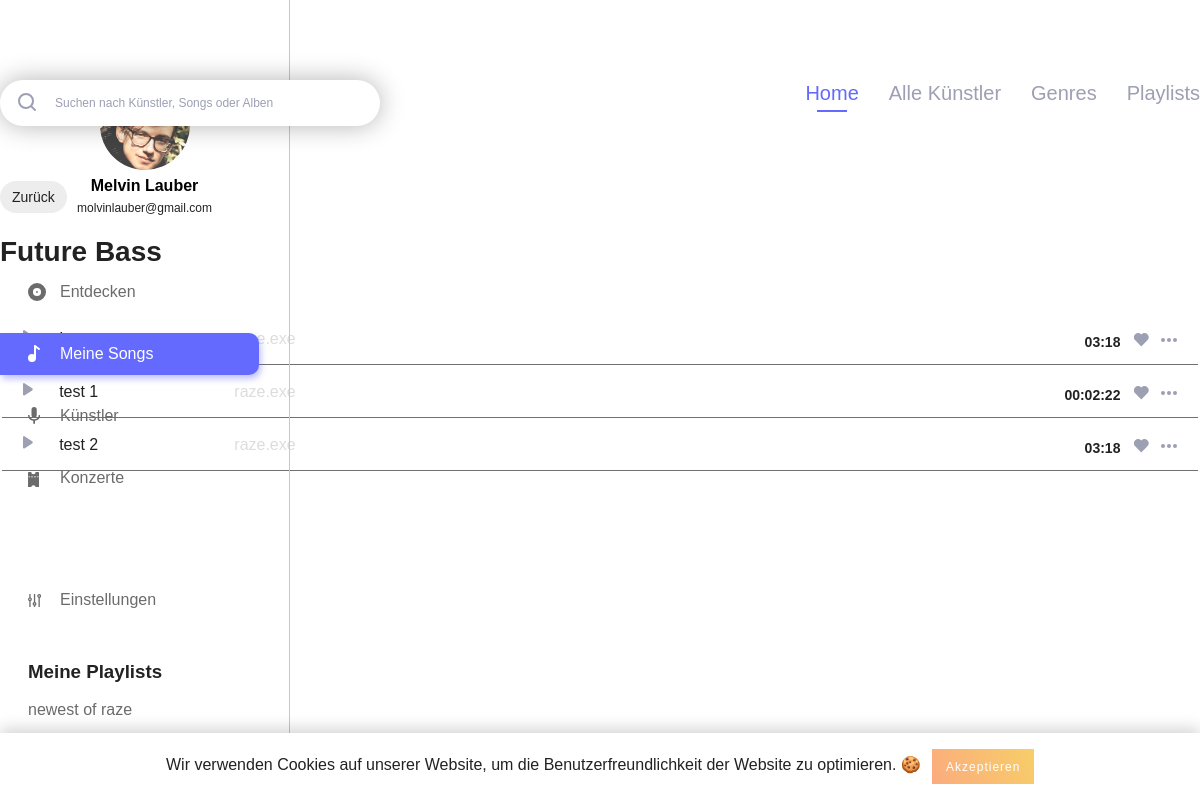
/genre_detail.php?genre_id=2 (signed in), run on the app's committed database.
### tables this page shows
CREATE TABLE IF NOT EXISTS `users` (
  `id` int(11) NOT NULL AUTO_INCREMENT,
  `username` varchar(255) NOT NULL,
  `email` varchar(255) NOT NULL,
  `firstname` varchar(255) NOT NULL,
  `lastname` varchar(255) NOT NULL,
  `password_hash` varchar(255) NOT NULL,
  `password_token` varchar(255) NOT NULL,
  `is_artist` int(1) NOT NULL,
  `has_darkmode` tinyint(1) NOT NULL,
  PRIMARY KEY (`id`),
  UNIQUE KEY `username` (`username`),
  UNIQUE KEY `email` (`email`)
);

CREATE TABLE IF NOT EXISTS `playlist` (
  `playlist_id` int(11) NOT NULL AUTO_INCREMENT,
  `playlist_name` varchar(255) NOT NULL,
  `user_id` int(11) NOT NULL,
  `playlist_description` text NOT NULL,
  PRIMARY KEY (`playlist_id`),
  KEY `playlist_fk0` (`user_id`)
);

CREATE TABLE IF NOT EXISTS `song` (
  `song_id` int(11) NOT NULL AUTO_INCREMENT,
  `artist_id_link` int(11) NOT NULL,
  `song_name` varchar(255) NOT NULL,
  `album_id_link` int(11) NOT NULL,
  `length` varchar(255) NOT NULL,
  `genre_id` int(11) NOT NULL,
  PRIMARY KEY (`song_id`),
  KEY `song_fk0` (`artist_id_link`),
  KEY `song_fk2` (`genre_id`),
  KEY `song_fk1` (`album_id_link`)
);

CREATE TABLE IF NOT EXISTS `artist` (
  `artist_id` int(11) NOT NULL AUTO_INCREMENT,
  `user_id` int(11) NOT NULL,
  `artist_firstname` varchar(255) NOT NULL,
  `artist_lastname` varchar(255) NOT NULL,
  `biography` text NOT NULL,
  PRIMARY KEY (`artist_id`),
  KEY `artist_fk0` (`user_id`)
);

### includes/start.php (called while the page is built, shortened)
<?php
include 'config.php';
include 'db.php';
if (isset($_SESSION['user']['id']) && !empty($_SESSION['user']['id'])) {
	$statement = $pdo->prepare("SELECT * FROM `users` WHERE `id` = :id");
	$result = $statement->execute(array('id' => $_SESSION['user']['id']));
}
if (isset($_SESSION['user']['has_darkmode']) && $_SESSION['user']['has_darkmode'] == 1) {
	$body_class = 'dark';
}
else {
	$body_class = '';
}
?>

### config.php (called while the page is built)
<?php
$config = array(
	'admin' => TRUE,
	'testing' => FALSE,
	'home' => TRUE,
	'school' => FALSE,
	'limit_upload_songs' => 20
);
$config['genres'] = array(
	1 => 'EDM',
	2 => 'Future Bass',
	3 => 'Dubstep',
	4 => 'Pop',
	5 => 'Metal',
	6 => 'Death Metal',
	7 => 'Rock',
	8 => 'Chill'
);

### genre_detail.php (the view, shortened to what this page needs)
<?php
include 'includes/start.php';
if (isset($_GET['genre_id']) && $_GET['genre_id'] != 0) {
	$genre_id = $_GET['genre_id'];
}
$genre_song_query = "SELECT * FROM `song` songs
					INNER JOIN `artist` artists ON artists.artist_id = songs.artist_id_link
					WHERE `genre_id` = ".$genre_id;
?>
<!DOCTYPE html>
<html lang="de">
	<head>
		<?php include 'includes/meta_data.php'; ?>
	</head>
	<body class="<?php echo $body_class; ?>">
		<?php include 'includes/navigation_left.php'; ?>
		<?php include 'includes/cookie_banner.php'; ?>
		<div class="main_content_wrapper">
			<div class="main_content_inner">
				<?php include 'includes/search_navi.php'; ?>
				<a class="back_link" href="javascript:history.back()"><?php echo BACK; ?></a>
				<h3 class="short_title"><?php echo $config['genres'][$genre_id]; ?></h3>
				<table class="saved_songs_list">
					<tbody>
						<?php
						foreach ($pdo->query($genre_song_query) as $genre_songs_data) {
							if (!empty($genre_songs_data)) {
								$statement_song = $pdo->prepare("SELECT `song_id` FROM `saved_songs` WHERE `song_id` = :song_id");
								$statement_song->bindParam(':song_id', $genre_songs_data['song_id']);
								$statement_song->execute();
								if ($statement_song->rowCount() > 0) {
									$like_class = 'liked';
								}
								else {
									$like_class = '';
								}
								?>
								<tr>
									<td class="play"><span class="play_song_wrapper play_song_class" data-song=<?php echo $genre_songs_data['song_id']; ?> data-song_name="<?php echo $genre_songs_data['song_name'];?>" data-artist_name="<?php echo $genre_songs_data['artist_firstname'].' '.$genre_songs_data['artist_lastname']; ?>">
									 </span></td>
									<td class="song_name"><?php echo $genre_songs_data['song_name']; ?></td>
									<td class="artist_name"><a href="artist_detail.php?artist_id=<?php echo $genre_songs_data['artist_id']; ?>"><?php echo $genre_songs_data['artist_firstname'].' '.$genre_songs_data['artist_lastname']; ?></a></td>
									<td class="actions"><span class="like_wrapper like_song like <?php echo $like_class; ?>" data-song=<?php echo $genre_songs_data['song_id']; ?>></span></td>
									<td class="length"><?php echo $genre_songs_data['length']; ?></td>
								</tr>
						<?php
							}
						} ?>
					</tbody>
				</table>
			</div>
		</div>
	</body>

### includes/navigation_left.php (shortened to what this page needs)
<?php
if(isset($_SESSION['active'])) {
	$active_class = $_SESSION['active'];
}
$query = "SELECT * FROM `users` WHERE `id` = ".$_SESSION['user']['id'];
$playlist_query = "SELECT * FROM `playlist` WHERE `user_id` = ".$_SESSION['user']['id'];
?>
<div class="navigation_left">
	<div class="navigation_wrapper">
		<div class="profile">
			<h3 class="profile_name">
				<?php foreach ($pdo->query($query) as $user_data) {
					echo $user_data['firstname'].' '.$user_data['lastname'];
				} ?>
			</h3>
			<p class="profile_mail">
				<?php foreach ($pdo->query($query) as $user_data) {
					echo $user_data['email'];
				} ?>
			</p>
		</div>
		<div class="main_navigation">
			<ul>
				<li class="navigation_element <?php if($active_class === 'discover') { echo 'active'; } ?>"><a href="index.php"><img class="svg" src="img/assets/discover.svg" alt="<?php echo DISCOVER; ?>"><?php echo DISCOVER; ?></a></li>
				<li class="navigation_element <?php if($active_class === 'my_songs') { echo 'active'; } ?>"><a href="my_songs.php"><img class="svg" src="img/assets/my_songs.svg" alt="<?php echo MY_SONGS; ?>"><?php echo MY_SONGS; ?></a></li>
				<li class="navigation_element <?php if($active_class === 'artists') { echo 'active'; } ?>"><a href="artists.php"><img class="svg" src="img/assets/artists.svg" alt="<?php echo ARTISTS; ?>"><?php echo ARTISTS; ?></a></li>
				<li class="navigation_element <?php if($active_class === 'events') { echo 'active'; } ?>"><a href="events.php"><img class="svg" src="img/assets/events.svg" alt="<?php echo EVENTS; ?>"><?php echo EVENTS; ?></a></li>
				<li class="navigation_element <?php if($active_class === 'settings') { echo 'active'; } ?>"><a href="settings.php"><img class="svg" src="img/assets/settings_nav.svg" alt="<?php echo SETTINGS; ?>"><?php echo SETTINGS; ?></a></li>
			</ul>
		</div>
		<div class="playlist_wrapper">
			<h3 class="playlist_title"><?php echo MY_PLAYLISTS; ?></h3>
			<ul>
				<?php foreach ($pdo->query($playlist_query) as $playlist_data) { ?>
					<li class="playlist_element"><a href="playlist_detail.php?playlist_id=<?php echo $playlist_data['playlist_id']; ?>"><?php echo $playlist_data['playlist_name']; ?></a></li>
				<?php } ?>
			</ul>
		</div>
	</div>
</div>

### css/_config.css (style rules this page uses)
:root { --primary-color: #636AFD; --primary-color_light: #e0e1ff; --text: #222; --navigation_left: #6B6B6B; --border: #C7C7C7; --light_text: #9D9FB3; --button: #ededed; --border-bottom: #707070; --background_dark_mode: #21252B; --dark_mode_border: #30353B; --dark_mode_input: #30353B; --dark_mode_light: #DDDDDD; --standard_shadow: 0 3px 27px rgba(0,0,0,0.39); --standard_radius: 13px; --standard_transition: all 0.3s ease; --error_color: #b20000; }

### css/_basic.css (style rules this page uses)
body { font-family: 'DM Sans', sans-serif; margin: 0; padding: 0; color: var(--text); -webkit-font-smoothing: antialiased; -moz-osx-font-smoothing: grayscale; }
h3 { margin: 0; padding: 0; }
h3.short_title { font-size: 28px; line-height: 37px; font-weight: 700; color: var(--text); margin-bottom: 40px; }
ul { padding: 0; margin: 0; }
.back_link { display: inline-block; font-size: 14px; background: var(--button); color: var(--text); text-decoration: none; border-radius: 50px; padding: 8px 12px; text-align: center; box-sizing: border-box; margin-bottom: 20px; }
.main_content_wrapper { padding-top: 80px; }
.main_content_inner { max-width: 1200px; margin: 0 auto; padding-bottom: 150px; box-sizing: border-box; }
.profile { text-align: center; }

### css/_navigation.css (style rules this page uses)
.navigation_left { position: fixed; width: 290px; height: 100%; border-right: 1px solid var(--border); padding: 80px 0; box-sizing: border-box; }
.navigation_left .profile { width: 195px; margin: 0 auto; margin-bottom: 50px; }
h3.profile_name { margin-top: 5px; font-size: 16px; line-height: 21px; color: #000; font-weight: 700; }
.profile_mail { font-size: 12px; line-height: 25px; margin: 0; margin-bottom: 5px; }
.navigation_left .main_navigation ul { padding-right: 30px; box-sizing: border-box; width: 100%; }
.navigation_left .main_navigation ul li.navigation_element { position: relative; list-style-type: none; color: var(--navigation_left); margin-top: 20px; }
.navigation_left .main_navigation ul li.navigation_element:first-child { margin-top: 0; }
.navigation_left .main_navigation ul li.navigation_element:last-child { margin-top: 80px; }
.navigation_left .main_navigation ul li.navigation_element.active a, .navigation_left .main_navigation ul li.navigation_element a:hover { background: var(--primary-color); color: #fff; box-shadow: 2px 4px 6px rgba(99, 106, 253, 0.4); transition: background 0.2s ease, color 0.2s ease; }
.navigation_left .main_navigation ul li a { color: inherit; text-decoration: none; padding: 12px 20px; padding-left: 60px; border-top-right-radius: 10px; border-bottom-right-radius: 10px; box-sizing: border-box; display: inline-block; width: 100%; transition: background 0.2s ease, color 0.2s ease; }
.playlist_wrapper { margin-top: 40px; padding-right: 30px; box-sizing: border-box; width: 100%; }
.playlist_wrapper .playlist_title { padding-left: 28px; box-sizing: border-box; }
.playlist_wrapper ul li.playlist_element { list-style-type: none; color: var(--navigation_left); margin-top: 10px; }
.playlist_wrapper ul li.playlist_element a { color: inherit; text-decoration: none; padding: 8px 20px; padding-left: 28px; border-top-right-radius: 10px; border-bottom-right-radius: 10px; box-sizing: border-box; display: inline-block; width: 100%; transition: background 0.2s ease, color 0.2s ease; }

### css/_songs.css (style rules this page uses)
.saved_songs_list { width: 100%; }
.saved_songs_list tr { display: inline-block; width: 100%; padding: 14.5px 20px; box-sizing: border-box; border-bottom: 1px solid var(--border-bottom); }
.saved_songs_list tr td { display: inline-block; }
.saved_songs_list tr td.play { margin-right: 20px; }
.saved_songs_list tr td.song_name, .saved_songs_list tr td.artist_name a, .saved_songs_list tr td.artist_name a:hover { font-size: 16px; line-height: 21px; font-weight: 400; color: var(--text); margin-right: 30px; width: 12%; text-decoration: none; }
.saved_songs_list tr td.artist_name a { color: var(--light_text); }
.saved_songs_list tr td.actions, .saved_songs_list tr td.length { float: right; }
.saved_songs_list tr td.length { position: relative; top: 5px; font-size: 14px; line-height: 18px; font-weight: 700; color: var(--text); margin-right: 12px; }
.saved_songs_list tr td.actions .like { margin-right: 12px; position: relative; top: 5px; }

### css/_dark.css (style rules this page uses)
body.dark .saved_songs_list tr td.song_name, .saved_songs_list tr td.artist_name a, .saved_songs_list tr td.artist_name a:hover { color: var(--dark_mode_light); }

### data on the page
users: firstname "Melvin", lastname "Lauber", email "molvinlauber@gmail.com"
playlist: playlist_name "newest of raze"
song: artist_id_link.artist_firstname "raze.exe", length "03:18"
song: song_name "test 1", artist_id_link.artist_firstname "raze.exe", length "00:02:22"
song: song_name "test 2", artist_id_link.artist_firstname "raze.exe", length "03:18"

### other printed values
DISCOVER "Entdecken"
MY_SONGS "Meine Songs"
ARTISTS "Künstler"
EVENTS "Konzerte"
SETTINGS "Einstellungen"
MY_PLAYLISTS "Meine Playlists"
HOME "Home"
ALL_ARTISTS "Alle Künstler"
GENRES "Genres"
PLAYLISTS "Playlists"
BACK "Zurück"
$config['genres'][$genre_id] "Future Bass"
